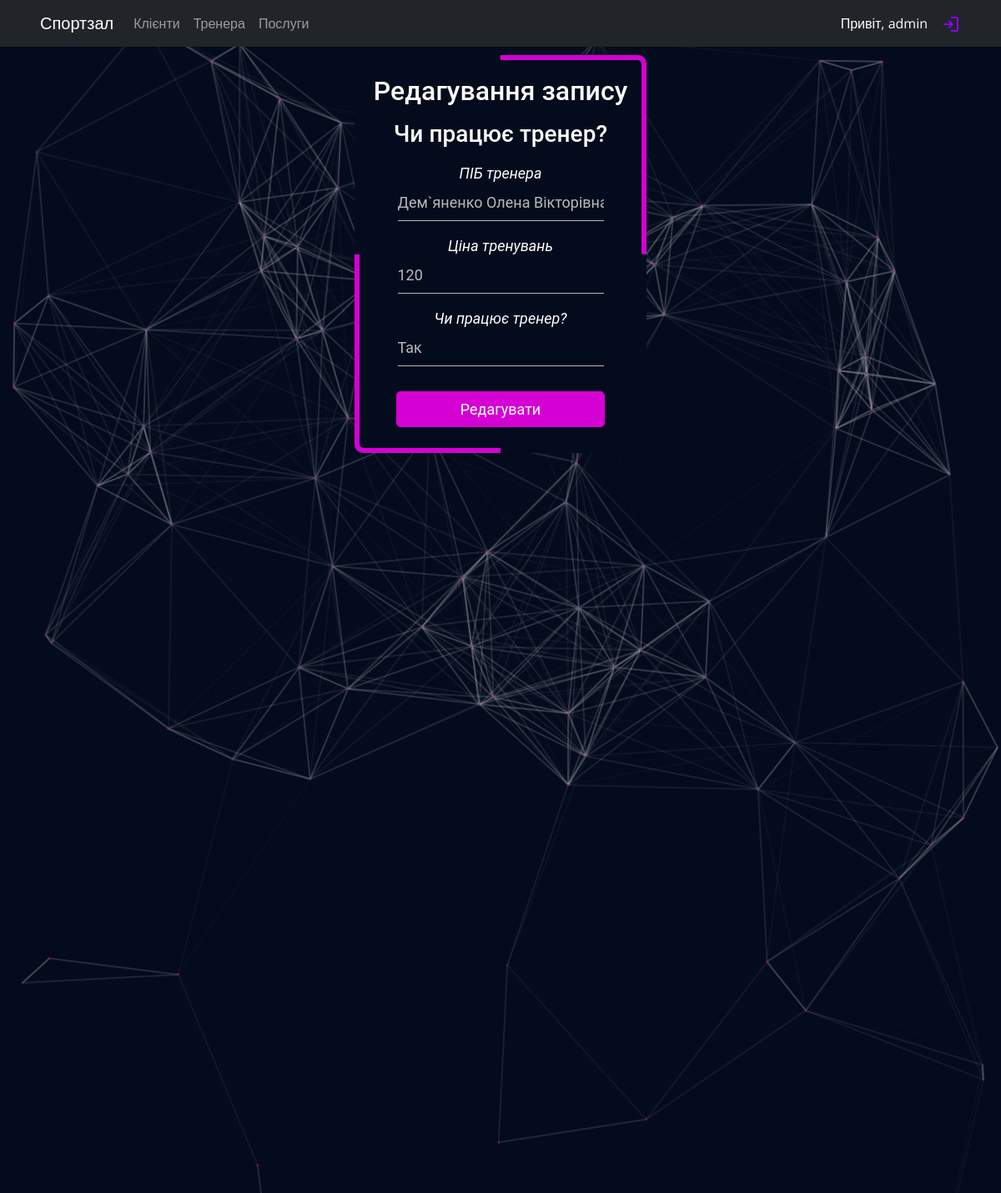
The page /edit.php?table=trainer&id=18 (signed in) on the database its author committed.
### tables this page shows
CREATE TABLE `trainer` (
  `trainer_id` int(11) NOT NULL,
  `trainer_fio` varchar(255) NOT NULL,
  `trainer_price` varchar(255) NOT NULL,
  `is_work` varchar(10) NOT NULL
);

### includes/connection.php (called while the page is built, shortened)
<?php
function _switch($table)
{
    switch ($table) {
        case 'trainer':
            $name = 'Таблиця тренерів';
            $cols = ['ID', 'ПIБ тренера', 'Ціна тренувань', 'Чи працює тренер?'];
            $n_cols = [
                'trainer_id' => $cols[0],
                'trainer_fio' => $cols[1],
                'trainer_price' => $cols[2],
                'is_work' => $cols[3]
            ];
            break;
    }
    return [
        'name'   => $name,
        'cols'   => $cols,
        'n_cols' => $n_cols
    ];
}

### edit.php (the view, shortened to what this page needs)
<?php
require_once("includes/connection.php");
if (!empty($_POST)) {
    $table = htmlspecialchars($_POST['table']);
    $id = filter_var($_POST['id'], FILTER_SANITIZE_NUMBER_INT);
    if (!filter_var($id, FILTER_VALIDATE_INT)) {
        exit('Помилка з айді! Не грайтеся з вогнем :)');
    }
    extract(_switch($table));
    foreach ($n_cols as $col => $a) {
        $col_name = $col;
        break;
    }
    $i = 0;
    $_data = [];
    foreach ($_POST as $key => $data) {
        if ($i > 1) {
            $_data[$i - 2] = $data;
        }
        $i++;
    }
    $sql = "UPDATE `$table` SET ";
    $i = 0;
    foreach ($n_cols as $col => $a) {
        if ($i != 0) {
            if ($i > 1) {
                $sql .= ", ";
            }
            $sql .= "`" . $col . "` = '" . $_data[$i - 1] . "'";
        }
        $i++;
    }
    $sql .= " WHERE `$col_name` = '$id'";
    mysqli_query($con, $sql);
    msg('Запис успішно змінено!', false);
    header('Location: ./index.php?table=' . $table);
} else if ($_GET["table"] != "" && $_GET["id"] != "") {
    $table = htmlspecialchars($_GET['table']);
    $id = filter_var($_GET['id'], FILTER_SANITIZE_NUMBER_INT);
    extract(_switch($table));
    require 'includes/header.php';
    foreach ($n_cols as $col => $a) {
        $col_name = $col;
        break;
    }
    $data = mysqli_query($con, "SELECT * FROM `$table` WHERE `$table`.`$col_name` = '$id'");
    $data = mysqli_fetch_row($data);
    $_data = [];
    $i = 0;
    foreach ($n_cols as $col => $name) {
        $_data[$col] = $data[$i];
        $i++;
    }
?>
    <div class="container mregister">
        <div id="login" class="text-white text-center">
            <h2 class="pt-4">Редагування запису</h2>
            <h3 class="py-2"><?= $name ?></h3>
            <form action="edit.php" id="loginform" method="post" name="loginform">
                <?php $i = 0; ?>
                <?php foreach ($_data as $key => $data) : ?>
                    <?php if ($i != 0) : ?>
                        <?php
                        $type = 'text';
                        ?>
                        <p><label for="<?= $key ?>"><?= $n_cols[$key] ?><br>
                                <input class="input" id="<?= $key ?>" name="<?= $key ?>" size="20" type="<?= $type ?>" value="<?= htmlspecialchars($data) ?>"></label></p>
                    <?php endif; ?>
                    <?php $i++; ?>
                <?php endforeach; ?>
                <p class="submit"><input class="button" type="submit" value="Редагувати"></p>
            </form>
        </div>
    </div>
<?php
    require 'includes/footer.php';
} else {
    header('Location: ./index.php');
}

### css/style.css (style rules this page uses)
* { user-select: none; }
body { width: 100%; height: auto; overflow-x: hidden; background-color: #040B1D; box-sizing: border-box; font-family: 'Open Sans', sans-serif; color: black; }
.mregister { margin: 10px auto 0; position: relative; border-radius: 10px; z-index: 0; overflow: hidden; display: flex; align-items: center; justify-content: center; font-size: 24px; font-family: 'Roboto', sans-serif; width: 350px; }
.mregister::before { content: ''; position: absolute; z-index: -2; left: -50%; top: -50%; width: 200%; height: 200%; background-repeat: no-repeat; background-size: 50% 50%, 50% 50%; background-position: 0 0, 100% 0, 100% 100%, 0 100%; background-image: linear-gradient(#040B1D, #040B1D), linear-gradient(#d400d4, #d400d4), linear-gradient(#040B1D, #040B1D), linear-gradient(#d400d4, #d400d4); animation: animate 20s linear infinite; }
.mregister::after { content: ''; position: absolute; z-index: -1; left: 6px; top: 6px; width: calc(100% - 12px); height: calc(100% - 12px); background: #040B1D; border-radius: 5px; }
.container label { color: #fff; font-size: 18px; }
#login { width: 320px; margin: auto; padding-bottom: 15px; }
.container form .input, .container input[type=text], .container input[type=password], .container input[type=e] { display: block; margin: 0 auto; width: 100%; border: none !important; border-bottom: 1.5px solid rgb(185, 185, 185) !important; background: none !important; box-shadow: none !important; outline: none !important; color: rgb(185, 185, 185); padding: 8px 0 8px; transition: .2s; }
.container input[type=text], .container input[type=password], .container input[type=e] { width: 100%; }
.button { border: solid 1px #d400d4; background: #d400d4; background: -webkit-gradient(linear, left top, leftbottom, from(#d400d4), to(#d400d4)); background: -moz-linear-gradient(top, #d400d4, #d400d4); filter: progid:DXImageTransform.Microsoft.gradient(startColorstr='#faa51a', endColorstr='#f47a20'); color: #fff; padding: 7px 12px; margin-top: 30px; -webkit-border-radius: 5px; -moz-border-radius: 5px; border-radius: 5px; cursor: pointer; margin-left: auto; margin-right: auto; font-size: 18px; }

### css/style-table.css (style rules this page uses)
p { font-style: italic; }
input, textarea, button { padding: 10px; display: block; min-height: 30px; width: 250px; margin-bottom: 10px; }

### rows shown on the page
trainer: trainer_fio "Дем`яненко Олена Вікторівна", trainer_price "120", is_work "Так"

### other values the page prints
$_SESSION['user'][0] "admin"
$name "Чи працює тренер?"
$n_cols[$key] "ПIБ тренера"
$n_cols[$key] "Ціна тренувань"
$n_cols[$key] "Чи працює тренер?"
